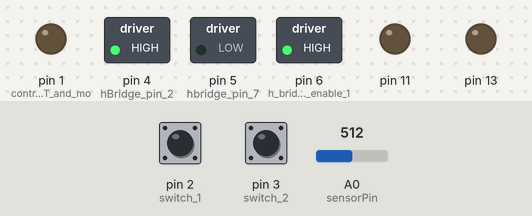
This sketch was run on a simulated Arduino Uno, built with avr-gcc and run on an emulated ATmega328P. On the bench: switched loads named in the sketch (green lamp = pin HIGH), output pins drawn as LEDs (lit = HIGH). The inputs (shaded band) are chosen by the test bench; at power-on: pin 3 (switch_2) HIGH, A0 (sensorPin) = 512, pin 2 (switch_1) LOW.

Above: at 11.0 s.
11.1 s: pin 3 (switch_2) pulled LOW for 3 s
At 16.7 s:
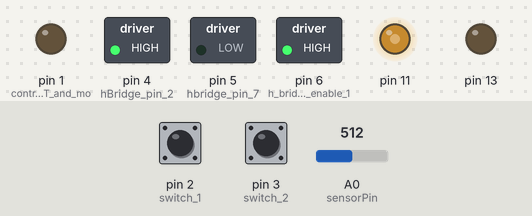
22.1 s: A0 (sensorPin) set to 716
At 27.1 s:
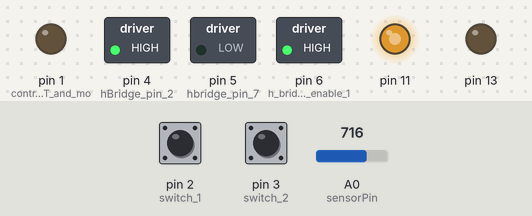
32.5 s: pin 2 (switch_1) pulled HIGH for 3 s
At 41.45 s:
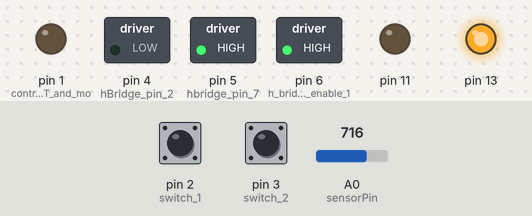
48.2 s: A0 (sensorPin) set to 527
55.9 s: A0 (sensorPin) set to 495
At 57.1 s:
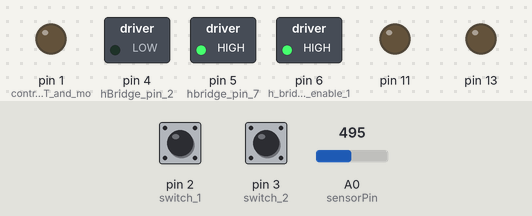
63.6 s: A0 (sensorPin) set to 900
At 68.4 s:
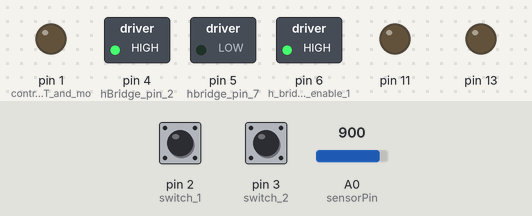
Timing chart, 0 to 74.3 s (numbered marks = the images above; inputs shaded):
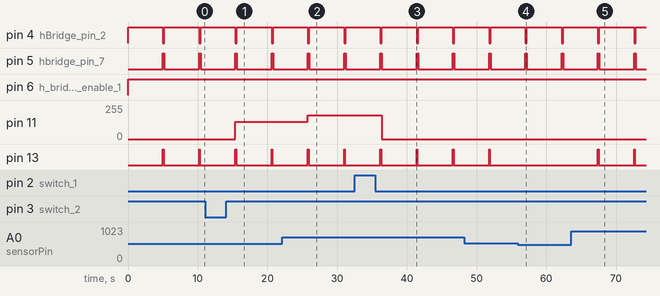

Measured:
- the behaviour switches between 512 and 511 on A0 (sensorPin) (found by bisection; images 3 and 4)
- after the input at 11.1 s, pin 11: 0/255 → 128/255 after 4.3 s
- after the input at 22.1 s, pin 11: 128/255 → 179/255 after 3.7 s
- after the input at 32.5 s, pin 11: 179/255 → 0/255 after 3.9 s
- after the input at 55.9 s, pin 13: stops changing and stays LOW
- after the input at 63.6 s, pin 13: alternates HIGH for 0.10 s and LOW for 5.1 s, starting after 3.8 s
- by itself, pin 4 (hBridge_pin_2): alternates HIGH for 5.0 s and LOW for 0.20 s
- by itself, pin 5 (hbridge_pin_7): alternates HIGH for 0.20 s and LOW for 5.0 s

The sketch:

Blink_LED.ino
```cpp
int switch1 = HIGH;
int switch2 = HIGH;
int blue_on10 = false;
int blue_on1 = false;
int red_on = false;
int sensorPin = A0;
int sensorValue = 0;

void setup() {
// initialize the digital pin as an output.
// Pin 13 has an LED connected on most Arduino boards:
pinMode(13, OUTPUT);
pinMode(11, OUTPUT);
pinMode(1, OUTPUT); //control for MOSFET and motor
pinMode(2, INPUT); //switch 1
pinMode(3, INPUT); //switch 2
pinMode(4, OUTPUT); //hBridge pin 2
pinMode(5, OUTPUT);//hbridge pin 7
pinMode(6, OUTPUT); // h bridge enable 1
checkSwitch();
attachInterrupt(0, checkSwitch, CHANGE);
attachInterrupt(1, checkSwitch, CHANGE);

}
void loop() {
  digitalWrite(6, HIGH);
  digitalWrite(4, HIGH);
  digitalWrite(5, LOW);
  delay(5000);
  digitalWrite(4, LOW);
  digitalWrite(5, HIGH);
  sensorValue = (analogRead(A0)/4); //reads potentiometer value

  if ( blue_on10 && !red_on ){
    analogWrite(13, sensorValue);
    delay(100);
    analogWrite(13, LOW);
    delay(100);
    analogWrite(11, LOW);
  }
  else if ( blue_on10 && red_on )
  {
      analogWrite(11, sensorValue);
      analogWrite(13, sensorValue);
      delay(100);
      analogWrite(13, LOW);
      delay(100);

  }
  else {
    analogWrite(13, sensorValue);
    delay(1000);
    analogWrite(13, LOW);
    delay(1000);
    analogWrite(11, LOW);

  }

}

void checkSwitch() {

  int new_switch1 = digitalRead(2);
  int new_switch2 = digitalRead(3);

  // if both switches are off
  if ( new_switch1 == HIGH && new_switch2 == HIGH) {
     blue_on1 = true;
     blue_on10 = false;
     red_on = false;
  }

  // switch 1 moves from open to closed
  if ( switch1 == HIGH && new_switch1 == LOW ) {
     blue_on10 = true;
  }
  // if switch 2 moves from closed to open
  if ( switch2 == LOW && new_switch2 == HIGH && blue_on10) {
     red_on = true;
  }

  switch1 = new_switch1;
  switch2 = new_switch2;
}
```
